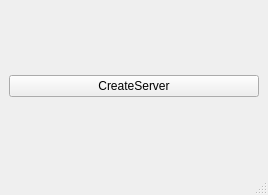
<?xml version="1.0" encoding="UTF-8"?>
<ui version="4.0">
 <class>MainWindow</class>
 <widget class="QMainWindow" name="MainWindow">
  <property name="geometry">
   <rect>
    <x>0</x>
    <y>0</y>
    <width>268</width>
    <height>195</height>
   </rect>
  </property>
  <property name="windowTitle">
   <string>MainWindow</string>
  </property>
  <widget class="QWidget" name="centralwidget">
   <layout class="QVBoxLayout" name="verticalLayout">
    <item>
     <widget class="QPushButton" name="pushButton">
      <property name="text">
       <string>CreateServer</string>
      </property>
     </widget>
    </item>
   </layout>
  </widget>
  <widget class="QMenuBar" name="menubar">
   <property name="geometry">
    <rect>
     <x>0</x>
     <y>0</y>
     <width>268</width>
     <height>22</height>
    </rect>
   </property>
  </widget>
  <widget class="QStatusBar" name="statusbar"/>
 </widget>
 <resources/>
 <connections/>
</ui>
